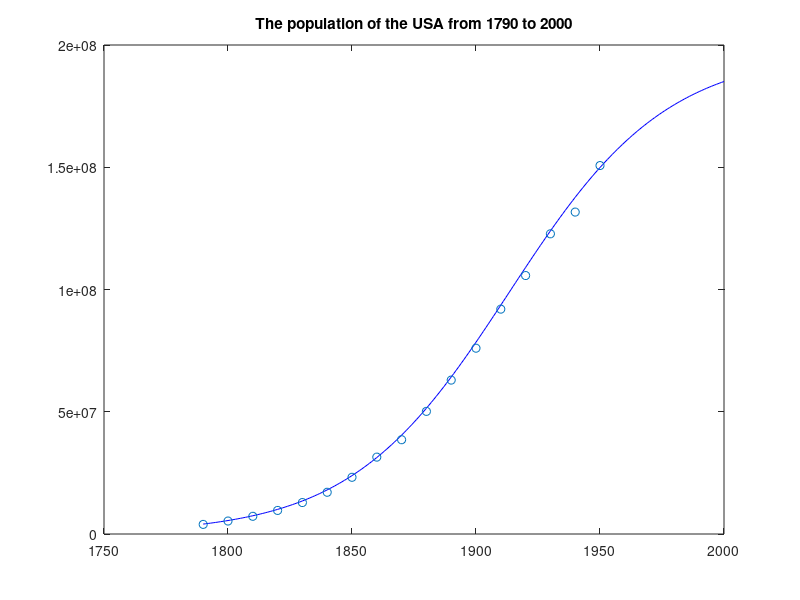

Write the MATLAB code that produced this figure.
clear;

grid on;
t=1790:2000;
A=197273000;
B=-0.03134;
C=-1913.25;
p(t)=A./(1+exp(B.*(t+C)));
plot(t,p(t),'b');
title('The population of the USA from 1790 to 2000');

hold on;
t2=1790:10:1950;
p(t2)=[3929,5308,7240,9638,12866,17069,23192,31443,38558,50156,62948,75995,91972,105711,122775,131669,150697];
scatter(t2,p(t2)*1000,'or');
hold off